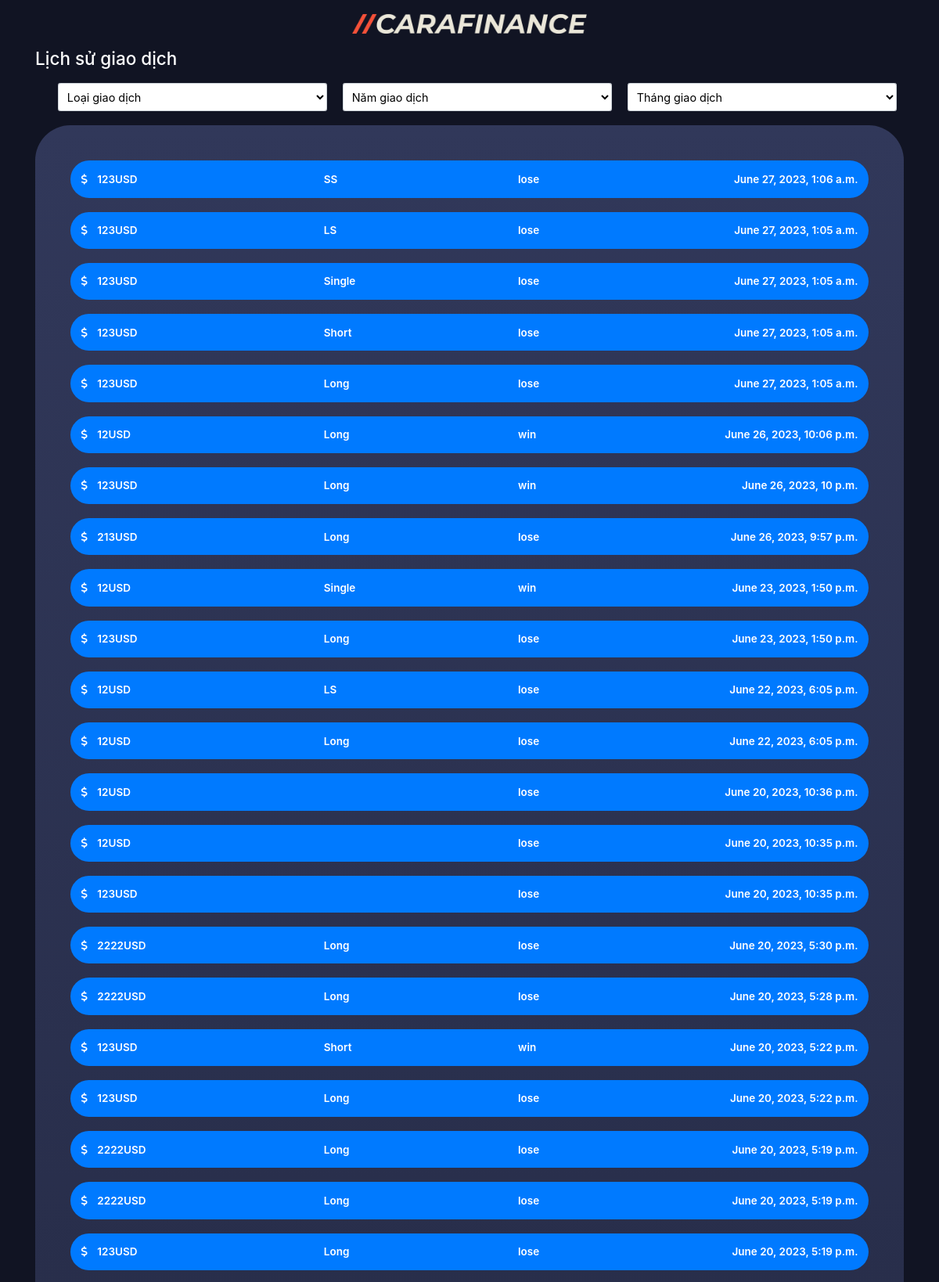
Page /history_trade/ (signed in, upper part) on the committed database.
### ModuleApp/models.py (models this page shows, shortened)
class TradeUSDT(models.Model):
    id = models.UUIDField(primary_key=True, default=uuid.uuid4, editable=False)
    create_at = models.DateTimeField(auto_now_add=True)
    trade_value = models.IntegerField()
    trade_value_win = models.IntegerField(null=True)
    type_choice = (
        ('Long', 'Long'),
        ('Short', 'Short'),
        ('Single', 'Single'),
        ('Double', 'Double'),
        ('LS', 'LS'),
        ('SS', 'SS'),
        ('LD', 'LD'),
        ('SD', 'SD'),
        ('Maximum', 'Maximum'),
        ('Minimum', 'Minimum'),
    )
    trade_type = models.CharField(choices=type_choice, max_length=20)
    room_type = (
        (1, 'Normal'),
        (2, 'Vip'),
        (3, 'Superior'),
        (4, 'Super Vip')
    )
    room_type_trade = models.IntegerField(choices=room_type, default=1)
    result_choice = (
        (1, 'Undefined'),
        (2, 'Win'),
        (3, 'Lose'),
    )
    result = models.IntegerField(choices=result_choice, default=0)
    user = models.ForeignKey(
        User, on_delete=models.CASCADE, related_name='tradeUSDT'
    )
    phase = models.ForeignKey(
        PhaseUSDT, on_delete=models.CASCADE, related_name='tradeUSDT'
    )
    class Meta:
        ordering = ['create_at']

### ModuleApp/views.py (the view)
# urls.py: path('history_trade/', history_trade, name='history_trade'),
@login_required
def history_trade(request):
    data=TradeUSDT.objects.filter(user=request.user).order_by('-create_at')
    context={'data': data}
    return render(request, 'TradeBTC/historytrade.html', context)

### templates/TradeBTC/historytrade.html (shortened to what this page needs)
{% load static %}
<!DOCTYPE html>
<html lang="en">
  <head>
    <link rel="stylesheet" href="{% static 'style/app.css' %}"/>
    <link rel="stylesheet" href="{% static 'style/servicecustomer.css' %}" />
    <link rel="stylesheet" href="{% static 'style/historymoney.css' %}" />
    <link
      rel="stylesheet"
      href="https://cdn.jsdelivr.net/npm/bootstrap@4.3.1/dist/css/bootstrap.min.css"
    />
    <link
      rel="stylesheet"
      href="https://cdnjs.cloudflare.com/ajax/libs/font-awesome/6.4.0/css/all.min.css"
    />
  </head>
  <body>
    <div id="service" class="history-tranfer">
      <div class="header">
        <div class="logo">
          <img src="{% static 'assets/logo.png' %}" width="300" alt="" />
        </div>
      </div>
      <div class="container">
        <h1 class="title-container">Lịch sử giao dịch</h1>
        <div class="filter-service">
          <select class="form-control" id="exampleFormControlSelect1">
            <option hidden>Loại giao dịch</option>
          </select>
          <select class="form-control" id="exampleFormControlSelect1">
            <option hidden>Năm giao dịch</option>
          </select>
          <select class="form-control" id="exampleFormControlSelect1">
            <option hidden>Tháng giao dịch</option>
          </select>
        </div>
        <div class="list-service">
          {% for i in data %}
          <div class="item-service">
            <div class="name" style="width: 50%; text-align: left">
              <i class="fa-solid fa-dollar-sign"></i>
              <span class="name-service">{{i.trade_value}}USD</span>
            </div>
            <div class="number-account" style="width: 40%; text-align: left">
              {{i.trade_type}}
            </div>
            {% if i.result == 1 %}
            <div class="number-account" style="width: 40%; text-align: left">
              undefinded
            </div>
            {% elif i.result == 2 %}
            <div class="number-account" style="width: 40%; text-align: left">
              win
            </div>
            {% else %}
            <div class="number-account" style="width: 40%; text-align: left">
              lose
            </div>
            {% endif %}
            <div class="foward" style="width: 30%; text-align: right">
              {{i.create_at}}
            </div>
          </div>
          {% endfor %}
        </div>
      </div>
    </div>
  </body>
</html>

### static/style/app.css (style rules this page uses)
html, body, div, span, applet, object, iframe, h1, h2, h3, h4, h5, h6, p, blockquote, pre, a, abbr, acronym, address, big, cite, code, del, dfn, em, img, ins, kbd, q, s, samp, small, strike, strong, sub, sup, tt, var, b, u, i, center, dl, dt, dd, ol, ul, li, fieldset, form, label, legend, table, caption, tbody, tfoot, thead, tr, th, td, article, aside, canvas, details, embed, figure, figcaption, footer, header, hgroup, menu, nav, output, ruby, section, summary, time, mark, audio, video { margin: 0; padding: 0; border: 0; font-size: 100%; font: inherit; vertical-align: baseline; }
body { line-height: 1; color: #fff !important; }
html { font-size: 10px; color: #fff; }
@media only screen and (max-width: 1366px) { html { font-size: 9px; color: #fff; } }

### static/style/servicecustomer.css (style rules this page uses)
#service { background-color: #111423; width: 100vw; height: 100vh; position: relative; }
#service .logo { padding: 0 2.5rem; text-align: center; padding: 2rem; }
#service .list-service { padding: 1.5 4rem; min-height: 30rem; background-image: -webkit-gradient(linear, left top, left bottom, from(#31385a), to(#111423)); font-size: 2rem; -webkit-border-radius: 5rem 5rem 0 0; border-radius: 5rem 5rem 0 0; margin-top: 2rem; padding: 5rem; max-height: 60vh; overflow: auto; }
#service .list-service .item-service { display: flex; align-items: center; justify-content: space-between; background-color: #007aff; padding: 1.5rem; border-radius: 50px; font-weight: 600; margin-bottom: 2rem; font-size: 1.5rem; }
#service .list-service span.name-service { margin-left: 1rem; }

### static/style/historymoney.css (style rules this page uses)
.history-tranfer .filter-service { display: flex; align-items: center; justify-content: space-between; margin: 2rem 1rem; }
.history-tranfer .filter-service select { margin-left: 20px; height: 4rem; font-size: 1.6rem; color: #000; }

### rows in the picture
TradeUSDT: trade_value "123", trade_type "SS", result "lose", create_at "June 27, 2023, 1:06 a.m."
TradeUSDT: trade_value "123", trade_type "LS", result "lose", create_at "June 27, 2023, 1:05 a.m."
TradeUSDT: trade_value "123", trade_type "Single", result "lose", create_at "June 27, 2023, 1:05 a.m."
TradeUSDT: trade_value "123", trade_type "Short", result "lose", create_at "June 27, 2023, 1:05 a.m."
TradeUSDT: trade_value "123", trade_type "Long", result "lose", create_at "June 27, 2023, 1:05 a.m."
TradeUSDT: trade_value "12", trade_type "Long", result "win", create_at "June 26, 2023, 10:06 p.m."
TradeUSDT: trade_value "123", trade_type "Long", result "win", create_at "June 26, 2023, 10 p.m."
TradeUSDT: trade_value "213", trade_type "Long", result "lose", create_at "June 26, 2023, 9:57 p.m."
TradeUSDT: trade_value "12", trade_type "Single", result "win", create_at "June 23, 2023, 1:50 p.m."
TradeUSDT: trade_value "123", trade_type "Long", result "lose", create_at "June 23, 2023, 1:50 p.m."
TradeUSDT: trade_value "12", trade_type "LS", result "lose", create_at "June 22, 2023, 6:05 p.m."
TradeUSDT: trade_value "12", trade_type "Long", result "lose", create_at "June 22, 2023, 6:05 p.m."
TradeUSDT: trade_value "12", result "lose", create_at "June 20, 2023, 10:36 p.m."
TradeUSDT: trade_value "12", result "lose", create_at "June 20, 2023, 10:35 p.m."
TradeUSDT: trade_value "123", result "lose", create_at "June 20, 2023, 10:35 p.m."
TradeUSDT: trade_value "2222", trade_type "Long", result "lose", create_at "June 20, 2023, 5:30 p.m."
TradeUSDT: trade_value "2222", trade_type "Long", result "lose", create_at "June 20, 2023, 5:28 p.m."
TradeUSDT: trade_value "123", trade_type "Short", result "win", create_at "June 20, 2023, 5:22 p.m."
TradeUSDT: trade_value "123", trade_type "Long", result "lose", create_at "June 20, 2023, 5:22 p.m."
TradeUSDT: trade_value "2222", trade_type "Long", result "lose", create_at "June 20, 2023, 5:19 p.m."
TradeUSDT: trade_value "2222", trade_type "Long", result "lose", create_at "June 20, 2023, 5:19 p.m."
TradeUSDT: trade_value "123", trade_type "Long", result "lose", create_at "June 20, 2023, 5:19 p.m."
